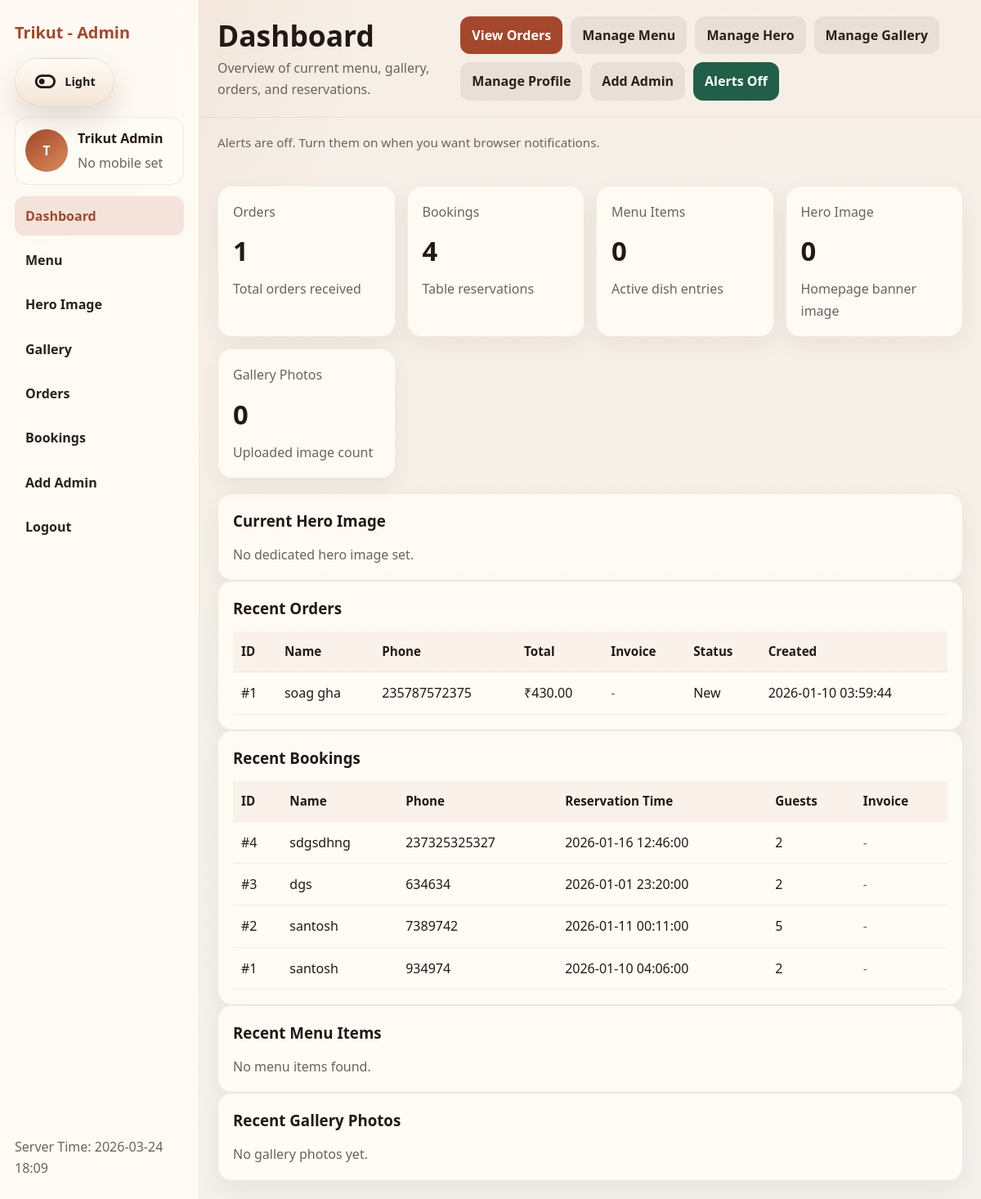
Page /admin/dashboard.php (signed in) on the committed database.
### tables this page shows
CREATE TABLE `orders` (
  `id` INT UNSIGNED NOT NULL AUTO_INCREMENT PRIMARY KEY,
  `admin_id` INT UNSIGNED NOT NULL,
  `name` VARCHAR(255) NOT NULL,
  `phone` VARCHAR(40) NOT NULL,
  `total` DECIMAL(10,2) NOT NULL DEFAULT 0.00,
  `items` TEXT NOT NULL,
  `status` VARCHAR(30) NOT NULL DEFAULT 'new',
  `created_at` DATETIME NOT NULL DEFAULT CURRENT_TIMESTAMP,
  INDEX (`admin_id`),
  INDEX (`phone`),
  INDEX (`created_at`),
  INDEX (`status`)
);

CREATE TABLE `bookings` (
  `id` INT UNSIGNED NOT NULL AUTO_INCREMENT PRIMARY KEY,
  `admin_id` INT UNSIGNED NOT NULL,
  `name` VARCHAR(255) NOT NULL,
  `phone` VARCHAR(40) NULL,
  `date` DATETIME NOT NULL,
  `size` SMALLINT UNSIGNED NOT NULL DEFAULT 1,
  `created_at` DATETIME NOT NULL DEFAULT CURRENT_TIMESTAMP,
  INDEX (`admin_id`),
  INDEX (`phone`),
  INDEX (`date`)
);

### includes/admin_profile.php (called while the page is built, shortened)
<?php
function fetch_admin_profile(PDO $pdo, int $adminId): ?array
{
    $stmt = $pdo->prepare('SELECT id, username, display_name, mobile, photo, created_at FROM admins WHERE id = ? LIMIT 1');
    $stmt->execute([$adminId]);
    $row = $stmt->fetch(PDO::FETCH_ASSOC);
    return $row ?: null;
}

### includes/tenant.php (called while the page is built, shortened)
<?php
require_once __DIR__ . '/admin_profile.php';
function ensure_multi_admin_schema(PDO $pdo): void
{
    static $ensured = false;
    if ($ensured) {
        return;
    }
    $defaultAdminId = get_default_admin_id($pdo);
    $ensured = true;
}
function get_default_admin_id(PDO $pdo): int
{
    try {
        $stmt = $pdo->query('SELECT id FROM admins ORDER BY id ASC LIMIT 1');
        $row = $stmt->fetch(PDO::FETCH_ASSOC);
        return (int) ($row['id'] ?? 0);
    } catch (Throwable $e) {
        return 0;
    }
}
function is_owner_admin(PDO $pdo, int $adminId): bool
{
    try {
        $stmt = $pdo->prepare('SELECT is_owner FROM admins WHERE id = ? LIMIT 1');
        $stmt->execute([$adminId]);
        $row = $stmt->fetch(PDO::FETCH_ASSOC);
        return (int) ($row['is_owner'] ?? 0) === 1;
    } catch (Throwable $e) {
        return false;
    }
}

### includes/hero_media.php (called while the page is built, shortened)
<?php
require_once __DIR__ . '/tenant.php';
function fetch_current_hero_media(PDO $pdo, int $adminId): ?array
{
    $stmt = $pdo->prepare('SELECT id, admin_id, img, caption, created_at FROM hero_media WHERE admin_id = ? ORDER BY id DESC LIMIT 1');
    $stmt->execute([$adminId]);
    $row = $stmt->fetch(PDO::FETCH_ASSOC);
    return $row ?: null;
}

### admin/dashboard.php (the view, shortened to what this page needs)
<?php
require_once __DIR__ . '/../includes/db.php';
require_once __DIR__ . '/../includes/hero_media.php';
require_once __DIR__ . '/../includes/admin_profile.php';
require_once __DIR__ . '/../includes/tenant.php';
ensure_multi_admin_schema($pdo);
$currentAdminId = (int) $_SESSION['admin'];
$isOwnerAdmin = is_owner_admin($pdo, $currentAdminId);
$adminProfile = fetch_admin_profile($pdo, (int) $_SESSION['admin']) ?? [];
$adminName = $adminProfile['display_name'] ?? ($adminProfile['username'] ?? 'Admin');
$adminMobile = $adminProfile['mobile'] ?? '';
$adminPhotoUrl = !empty($adminProfile['photo']) ? app_url($adminProfile['photo']) : '';
function safe_count(PDO $pdo, string $table, int $adminId): int
{
    try {
        $stmt = $pdo->prepare("SELECT COUNT(*) AS c FROM `$table` WHERE admin_id = ?");
        $stmt->execute([$adminId]);
        $row = $stmt->fetch(PDO::FETCH_ASSOC);
        return (int) ($row['c'] ?? 0);
    } catch (Throwable $e) {
        return 0;
    }
}
$counts = [
    'orders' => safe_count($pdo, 'orders', $currentAdminId),
    'bookings' => safe_count($pdo, 'bookings', $currentAdminId),
    'menu' => safe_count($pdo, 'menu', $currentAdminId),
    'gallery' => safe_count($pdo, 'gallery', $currentAdminId),
    'hero' => 0,
];
$recentOrders = [];
$recentBookings = [];
$recentMenu = [];
$recentGallery = [];
$currentHero = null;
try {
    $stmt = $pdo->prepare('SELECT id, name, phone, total, status, created_at FROM orders WHERE admin_id = ? ORDER BY id DESC LIMIT 6');
    $stmt->execute([$currentAdminId]);
    $recentOrders = $stmt->fetchAll(PDO::FETCH_ASSOC);
} catch (Throwable $e) {
}
try {
    $stmt = $pdo->prepare('SELECT id, name, phone, date, size, created_at FROM bookings WHERE admin_id = ? ORDER BY id DESC LIMIT 6');
    $stmt->execute([$currentAdminId]);
    $recentBookings = $stmt->fetchAll(PDO::FETCH_ASSOC);
} catch (Throwable $e) {
}
try {
    $stmt = $pdo->prepare('SELECT id, name, price, img, active FROM menu WHERE admin_id = ? ORDER BY id DESC LIMIT 6');
    $stmt->execute([$currentAdminId]);
    $recentMenu = $stmt->fetchAll(PDO::FETCH_ASSOC);
} catch (Throwable $e) {
}
try {
    $stmt = $pdo->prepare('SELECT id, img, caption, created_at FROM gallery WHERE admin_id = ? ORDER BY id DESC LIMIT 6');
    $stmt->execute([$currentAdminId]);
    $recentGallery = $stmt->fetchAll(PDO::FETCH_ASSOC);
} catch (Throwable $e) {
}
try {
    $currentHero = fetch_current_hero_media($pdo, $currentAdminId);
    $counts['hero'] = $currentHero ? 1 : 0;
} catch (Throwable $e) {
}
?>
<!doctype html>
<html lang="en">
<head>
  <link rel="stylesheet" href="https://cdnjs.cloudflare.com/ajax/libs/font-awesome/7.0.1/css/all.min.css">
  <link rel="stylesheet" href="../CSS/style.css?v=<?php echo (int) (@filemtime(__DIR__ . '/../CSS/style.css') ?: time()); ?>">
</head>
<body class="admin-body">
  <div class="admin-shell">
    <aside class="admin-sidebar" aria-label="Admin menu">
      <div class="admin-brand">Trikut - Admin</div>
      <button class="theme-toggle admin-theme-toggle" type="button" data-theme-toggle data-theme-storage="admin-theme" aria-pressed="false" aria-label="Switch to dark mode" title="Toggle admin light and dark mode">
        <i class="fa-solid fa-toggle-off" aria-hidden="true"></i>
      </button>
      <a class="admin-profile-card" href="profile.php">
        <?php if ($adminPhotoUrl !== ''): ?>
          <img class="admin-profile-photo" src="<?php echo htmlspecialchars($adminPhotoUrl, ENT_QUOTES); ?>" alt="<?php echo htmlspecialchars($adminName, ENT_QUOTES); ?>">
        <?php else: ?>
          <div class="admin-profile-fallback"><?php echo htmlspecialchars(strtoupper(substr((string) $adminName, 0, 1)), ENT_QUOTES); ?></div>
        <?php endif; ?>
        <div class="admin-profile-copy">
          <strong><?php echo htmlspecialchars($adminName, ENT_QUOTES); ?></strong>
          <span class="admin-muted"><?php echo htmlspecialchars($adminMobile ?: 'No mobile set', ENT_QUOTES); ?></span>
        </div>
      </a>
      <nav class="admin-nav">
        <a class="is-active" href="dashboard.php">Dashboard</a>
        <a href="menu.php">Menu</a>
        <a href="hero.php">Hero Image</a>
        <a href="gallery.php">Gallery</a>
        <a href="orders.php">Orders</a>
        <a href="bookings.php">Bookings</a>
        <?php if ($isOwnerAdmin): ?>
          <a href="register.php">Add Admin</a>
        <?php endif; ?>
        <a href="logout.php">Logout</a>
      </nav>
      <div class="admin-meta" style="margin-top:auto">Server Time: <?php echo date('Y-m-d H:i'); ?></div>
    </aside>
    <div class="admin-panel">
      <div class="admin-panel-header admin-header">
        <div>
          <h1 class="admin-heading">Dashboard</h1>
          <div class="admin-subtitle">Overview of current menu, gallery, orders, and reservations.</div>
        </div>
        <div class="admin-header-actions">
          <a class="admin-btn-primary" href="orders.php">View Orders</a>
          <a class="admin-btn-secondary" href="menu.php">Manage Menu</a>
          <a class="admin-btn-secondary" href="hero.php">Manage Hero</a>
          <a class="admin-btn-secondary" href="gallery.php">Manage Gallery</a>
          <a class="admin-btn-secondary" href="profile.php">Manage Profile</a>
          <?php if ($isOwnerAdmin): ?>
            <a class="admin-btn-secondary" href="register.php">Add Admin</a>
          <?php endif; ?>
          <button class="admin-btn-alert" id="enableNotificationsBtn" type="button" aria-pressed="false">Alerts Off</button>
        </div>
      </div>
      <div class="admin-notify-status" id="notifyStatus">Owner alerts are available in this browser after notification permission is granted.</div>
      <main class="admin-main">
        <section class="admin-stats">
          <div class="admin-card">
            <div class="admin-muted">Orders</div>
            <div class="admin-stat-number"><?php echo $counts['orders']; ?></div>
            <div class="admin-muted">Total orders received</div>
          </div>
          <div class="admin-card">
            <div class="admin-muted">Bookings</div>
            <div class="admin-stat-number"><?php echo $counts['bookings']; ?></div>
            <div class="admin-muted">Table reservations</div>
          </div>
          <div class="admin-card">
            <div class="admin-muted">Menu Items</div>
            <div class="admin-stat-number"><?php echo $counts['menu']; ?></div>
            <div class="admin-muted">Active dish entries</div>
          </div>
          <div class="admin-card">
            <div class="admin-muted">Hero Image</div>
            <div class="admin-stat-number"><?php echo $counts['hero']; ?></div>
            <div class="admin-muted">Homepage banner image</div>
          </div>
          <div class="admin-card">
            <div class="admin-muted">Gallery Photos</div>
            <div class="admin-stat-number"><?php echo $counts['gallery']; ?></div>
            <div class="admin-muted">Uploaded image count</div>
          </div>
        </section>
        <section class="admin-card">
          <h3 style="margin:0 0 12px">Current Hero Image</h3>
          <?php if (!$currentHero): ?>
            <div class="admin-empty">No dedicated hero image set.</div>
          <?php endif; ?>
        </section>
        <section class="admin-card">
          <h3 style="margin:0 0 12px">Recent Orders</h3>
          <?php if (empty($recentOrders)): ?>
            <div class="admin-empty">No recent orders found.</div>
          <?php else: ?>
            <div class="admin-table-wrap">
              <table class="admin-table">
                <thead>
                  <tr><th>ID</th><th>Name</th><th>Phone</th><th>Total</th><th>Invoice</th><th>Status</th><th>Created</th></tr>
                </thead>
                <tbody>
                  <?php foreach ($recentOrders as $order): ?>
                    <?php
                    $orderInvoiceRelative = 'assets/invoices/order_' . (int) $order['id'] . '.pdf';
                    $orderInvoiceFile = dirname(__DIR__) . '/assets/invoices/order_' . (int) $order['id'] . '.pdf';
                    ?>
                    <tr>
                      <td>#<?php echo (int) $order['id']; ?></td>
                      <td><?php echo htmlspecialchars($order['name'] ?? '-', ENT_QUOTES); ?></td>
                      <td><?php echo htmlspecialchars($order['phone'] ?? '-', ENT_QUOTES); ?></td>
                      <td>&#8377;<?php echo htmlspecialchars((string) ($order['total'] ?? '0.00'), ENT_QUOTES); ?></td>
                      <td>
                        <?php if (is_file($orderInvoiceFile)): ?>
                          <a class="admin-btn-secondary" href="<?php echo htmlspecialchars(app_url($orderInvoiceRelative), ENT_QUOTES); ?>" target="_blank" rel="noopener">Invoice</a>
                        <?php else: ?>
                          <span class="admin-muted">-</span>
                        <?php endif; ?>
                      </td>
                      <td><?php echo htmlspecialchars(ucfirst((string) ($order['status'] ?? 'new')), ENT_QUOTES); ?></td>
                      <td><?php echo htmlspecialchars($order['created_at'] ?? '-', ENT_QUOTES); ?></td>
                    </tr>
                  <?php endforeach; ?>
                </tbody>
              </table>
            </div>
          <?php endif; ?>
        </section>
        <section class="admin-card">
          <h3 style="margin:0 0 12px">Recent Bookings</h3>
          <?php if (empty($recentBookings)): ?>
            <div class="admin-empty">No recent bookings found.</div>
          <?php else: ?>
            <div class="admin-table-wrap">
              <table class="admin-table">
                <thead>
                  <tr><th>ID</th><th>Name</th><th>Phone</th><th>Reservation Time</th><th>Guests</th><th>Invoice</th></tr>
                </thead>
                <tbody>
                  <?php foreach ($recentBookings as $booking): ?>
                    <?php
                    $bookingInvoiceRelative = 'assets/invoices/booking_' . (int) $booking['id'] . '.pdf';
                    $bookingInvoiceFile = dirname(__DIR__) . '/assets/invoices/booking_' . (int) $booking['id'] . '.pdf';
                    ?>
                    <tr>
                      <td>#<?php echo (int) $booking['id']; ?></td>
                      <td><?php echo htmlspecialchars($booking['name'] ?? '-', ENT_QUOTES); ?></td>
                      <td><?php echo htmlspecialchars($booking['phone'] ?? '-', ENT_QUOTES); ?></td>
                      <td><?php echo htmlspecialchars($booking['date'] ?? ($booking['created_at'] ?? '-'), ENT_QUOTES); ?></td>
                      <td><?php echo htmlspecialchars((string) ($booking['size'] ?? '-'), ENT_QUOTES); ?></td>
                      <td>
                        <?php if (is_file($bookingInvoiceFile)): ?>
                          <a class="admin-btn-secondary" href="<?php echo htmlspecialchars(app_url($bookingInvoiceRelative), ENT_QUOTES); ?>" target="_blank" rel="noopener">Invoice</a>
                        <?php else: ?>
                          <span class="admin-muted">-</span>
                        <?php endif; ?>
                      </td>
                    </tr>
                  <?php endforeach; ?>
                </tbody>
              </table>
            </div>
          <?php endif; ?>
        </section>
        <section class="admin-card">
          <h3 style="margin:0 0 12px">Recent Menu Items</h3>
          <?php if (empty($recentMenu)): ?>
            <div class="admin-empty">No menu items found.</div>
          <?php endif; ?>
        </section>
        <section class="admin-card">
          <h3 style="margin:0 0 12px">Recent Gallery Photos</h3>
          <?php if (empty($recentGallery)): ?>
            <div class="admin-empty">No gallery photos yet.</div>
          <?php endif; ?>
        </section>
      </main>
    </div>
  </div>
</body>
</html>

### rows in the picture
orders: id "1", name "soag gha", phone "235787572375", total "430.00", status "New", created_at "2026-01-10 03:59:44"
bookings: id "4", name "sdgsdhng", phone "237325325327", date "2026-01-16 12:46:00", size "2"
bookings: id "3", name "dgs", phone "634634", date "2026-01-01 23:20:00", size "2"
bookings: id "2", name "santosh", phone "7389742", date "2026-01-11 00:11:00", size "5"
bookings: id "1", name "santosh", phone "934974", date "2026-01-10 04:06:00", size "2"

### other values in the picture
substr((string) $adminName, 0, 1) "T"
$adminName "Trikut Admin"
$adminMobile ?: 'No mobile set' "No mobile set"
$counts['orders'] "1"
$counts['bookings'] "4"
$counts['menu'] "0"
$counts['hero'] "0"
$counts['gallery'] "0"
